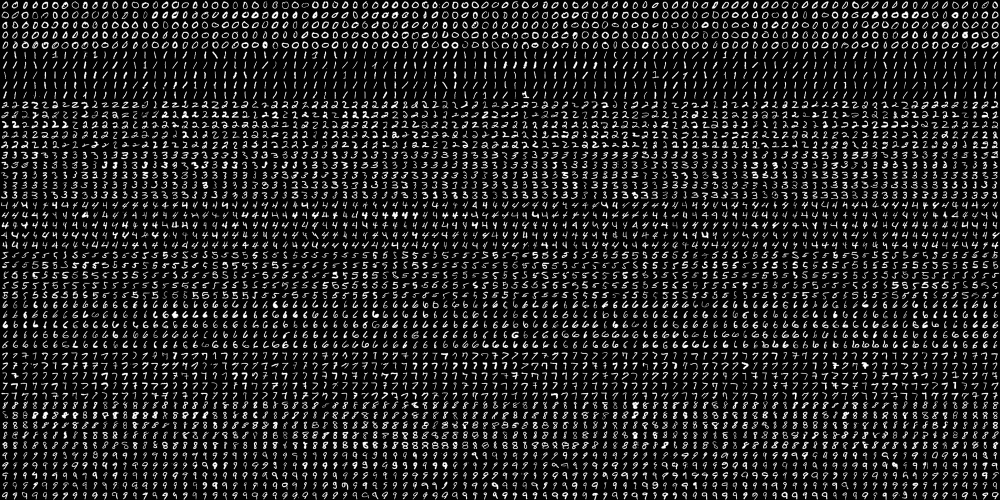
#> input picture digits.png, 2000 x 1000 px (shown at 1/2 size)
$ python numbers_detection.py
#> lines starting #> are read from the running program, lines starting #| are printed output that depends on the picture; after the words box and inside, x2 and y2 are one past the last pixel; in counts of white or black regions, pixels touching at a corner belong together; pictures that were not available may be replaced by others from this repository, and a replacement may not be noted
### functions.py
import cv2
import numpy as np

def x_cord_contour(contour):
    """ X coordinate of bounding box of contour"""
     # x,y refers to top left corner
    (x, y, w, h) = cv2.boundingRect(contour)
    return x

# [5 lines left out: function sort_contours_size, not called in this run]

def sort_contours_x_cord(cnts):
    """ Sort contours based on their position"""
    cnts_x_cord = [x_cord_contour(contour) for contour in cnts if x_cord_contour(contour) > 0]
    (cnts_x_cord, cnts) = zip(*sorted(zip(cnts_x_cord, cnts), key=lambda tup: tup[0], reverse=False))
    return cnts_x_cord, cnts

def doOverlap(xl1, yl1, xr1, yr1, xl2, yl2, xr2, yr2):
    """ Boolean for intersecting rectangles
    l1: Top Left coordinate of first rectangle.
    r1: Bottom Right coordinate of first rectangle.
    l2: Top Left coordinate of second rectangle.
    r2: Bottom Right coordinate of second rectangle."""
    # If one rectangle is on left side of other
    if(xl1 >= xr2 or xl2 >= xr1):
        return False
    # If one rectangle is above other
    if(yl1 <= yr2 or yl2 <= yr1):
        return False
    return True


def merge_overlapping_rectangles(xl1, yl1, xr1, yr1, xl2, yl2, xr2, yr2):
    """Returns the coordinates (botton left x,y)  and w, h of merged rectangle """
    inter = doOverlap(xl1, yl1, xr1, yr1, xl2, yl2, xr2, yr2)
    x = min(xl1, xl2)
    y = min(yr1, yr2)
    w = max(xr1, xr2) - x
    h = max(yl1, yl2) - y
    return x, y, w, h


def relevant_rectangles(contours):

    # Create empty array to store final rectangles
    rectangles = []
    # Sort by position
    cnts_x_cord, cnts = sort_contours_x_cord(contours)
    # Add a vertical pad to secure overlap of some rectangles with similar x coord.
    # The padding is chosen as half the maximum rectangle found
    rect_array = np.asarray([cv2.boundingRect(contour) for contour in cnts])
    vertical_pad = int(max(rect_array[:, 3]) / 2)

    for index, c in enumerate(cnts[:-1]):

        # Coordinates of current rectangle.
        (x1, y1, w1, h1) = cv2.boundingRect(cnts[index])
        xl1, yl1, xr1, yr1 = x1, y1+h1, x1+w1, y1
        # Coordinates of the next rectangle
        (x2, y2, w2, h2) = cv2.boundingRect(cnts[index+1])
        xl2, yl2, xr2, yr2 = x2, y2+h2, x2+w2, y2

        # Check if current and next overlap
        inter = doOverlap(xl1, yl1 + vertical_pad, xr1, yr1, xl2, yl2 + vertical_pad, xr2, yr2)
        if inter==True:
            # Update current rectangle
            x1, y1, w1, h1 = merge_overlapping_rectangles(xl1, yl1, xr1, yr1, xl2, yl2, xr2, yr2)
            xl1,yl1, xr1, yr1 = x1, y1+h1, x1+w1, y1

            if index > 0:
                # check with previous rectangle on the list
                x0, y0, w0, h0 = rectangles[len(rectangles) - 1]
                xl0, yl0, xr0, yr0 = x0, y0+h0, x0+w0, y0

                inter_previous = doOverlap(xl1, yl1 + vertical_pad, xr1, yr1, xl0, yl0, xr0, yr0)
                if inter_previous == True:
                    # Update current rectangle
                    x1, y1, w1, h1 = merge_overlapping_rectangles(xl0, yl0, xr0, yr0, xl1, yl1, xr1, yr1)
                    # Remove the previous rectangle (x0,y0,w0,h0) from the list
                    rectangles = rectangles[:-1]
            # add current rectangle to list
            rectangles.append((x1, y1, w1, h1))

        elif index==0:
            rectangles.append((x1, y1, w1, h1))

        # if current and next don't overlap
        else:
            # check with previous rectangle on the list
            x0, y0, w0, h0 = rectangles[len(rectangles) - 1]
            xl0, yl0, xr0, yr0 = x0, y0+h0, x0+w0, y0

            inter_previous = doOverlap(xl1, yl1 + vertical_pad, xr1, yr1, xl0, yl0, xr0, yr0)
            if inter_previous == True:
                # Update current rectangle
                x1, y1, w1, h1 = merge_overlapping_rectangles(xl0, yl0, xr0, yr0, xl1, yl1, xr1, yr1)
                # Remove the previous rectangle (x0,y0,w0,h0) from the list
                rectangles = rectangles[:-1]
            # add current rectangle to list
            rectangles.append((x1, y1, w1, h1))

            # take care of last contour
            if index == len(cnts) - 2:
                (x1, y1, w1, h1) = cv2.boundingRect(cnts[index + 1])
                rectangles.append((x1, y1, w1, h1))

    return rectangles


### numbers_detection.py
import cv2
import numpy as np
from functions import sort_contours_x_cord, relevant_rectangles


######## KNN block#############
# Let's take a look at our digits dataset
image = cv2.imread('digits.png')
#> image is the input picture: shape (1000, 2000, 3); min 0, max 255, mean 33.8
gray = cv2.cvtColor(image, cv2.COLOR_BGR2GRAY)
small = cv2.pyrDown(image)

# Split the image to 5000 cells, each 20x20 size
# This gives us a 4-dim array: 50 x 100 x 20 x 20
cells = [np.hsplit(row,100) for row in np.vsplit(gray,50)]
#> cells = 50 items

# Convert the List data type to Numpy Array of shape (50,100,20,20)
x = np.array(cells)
print ("The shape of our cells array: " + str(x.shape))
#| The shape of our cells array: (50, 100, 20, 20)

# Split the full data set into two segments
# One will be used fro Training the model, the other as a test data set
train = x[:,:70].reshape(-1,400).astype(np.float32) # Size = (3500,400)
test = x[:,70:100].reshape(-1,400).astype(np.float32) # Size = (1500,400)
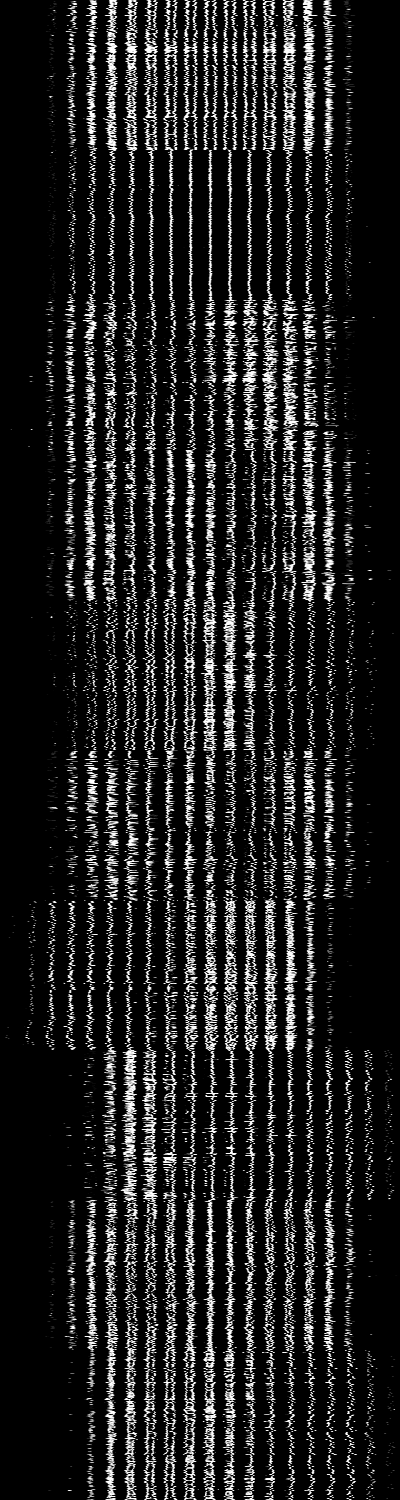
#> test: shape (1500, 400) float32; min 0, max 255, mean 33.8

# Create labels for train and test data
k = [0,1,2,3,4,5,6,7,8,9]
train_labels = np.repeat(k,350)[:,np.newaxis]
test_labels = np.repeat(k,150)[:,np.newaxis]

# Initiate kNN, train the data, then test it with test data for k=3
knn = cv2.ml.KNearest_create()
knn.train(train, cv2.ml.ROW_SAMPLE,train_labels)
ret, result, neighbors, distance = knn.findNearest(test, k=3)
#> ret = 0; result = 1500 values, max 9 at index 546, min 0 at index 0, mean 4.46; neighbors = 1500 rows, first 8: [0, 0, 0], [0, 0, 0], [0, 0, 0], [0, 0, 0], [0, 0, 0], [0, 0, 0], [0, 0, 0], [0, 0, 0]; distance = 1500 rows, first 8: [771799, 787246, 821341], [916008, 1053323, 1083589], [452262, 472470, 523199], [699510, 717288, 728714], [506154, 571763, 631203], [630256, 699302, 711550], [688307, 697413, 722577], [629131, 681500, 744434]

# Now we check the accuracy of classification
# For that, compare the result with test_labels and check which are wrong
matches = result == test_labels
correct = np.count_nonzero(matches)
#> correct = 1402
accuracy = correct * (100.0 / result.size)
#> accuracy = 93.47
print("Accuracy is = %.2f" % accuracy + "%")
#| Accuracy is = 93.47%


##################################
PATH_DIRECTORY = '/Users/sebastianrestrepo/Documents/AI/Camera_calculator/'

#video = cv2.VideoCapture(0)
#video = cv2.VideoCapture(PATH_DIRECTORY + 'Test_videos/test1.avi')
video = cv2.VideoCapture(PATH_DIRECTORY + 'Test_videos/IMG_2450.mov')
width = int(video.get(cv2.CAP_PROP_FRAME_WIDTH) + 0.5)
height = int(video.get(cv2.CAP_PROP_FRAME_HEIGHT) + 0.5)
size = (width, height)
image_center = (int(width / 2), int(height / 2))
rect_coord1 = (int(width/3), int(height / 3))
rect_coord2 = (int(width * 3/4), int(height * 2 / 3))
delta = 6
# Define the codec and create VideoWriter object
#fourcc = cv2.VideoWriter_fourcc(*'DIVX')
#out = cv2.VideoWriter(PATH_DIRECTORY + 'video_output.avi',fourcc, 10.0, size)

if video.isOpened():
    while True:
        check, frame = video.read()
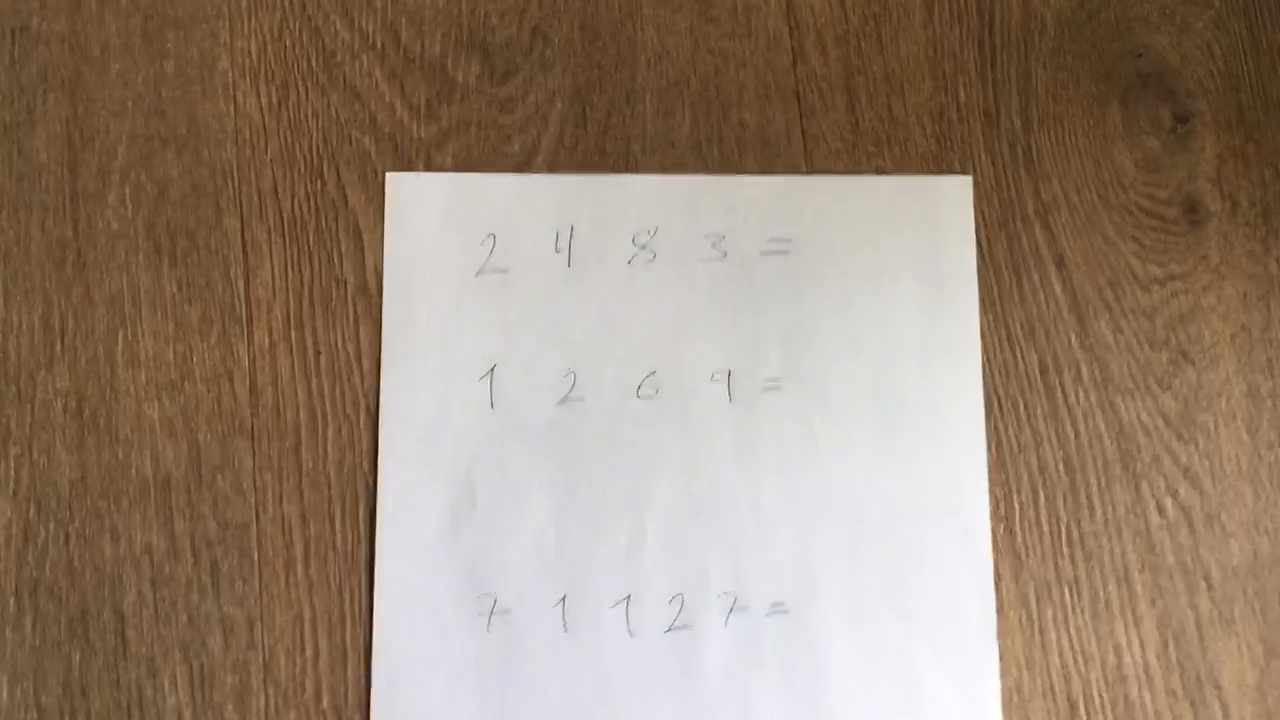
#> input picture frame 43 of Test_videos/IMG_2449.mov, 1280 x 720 px, given in place of IMG_2450.mov, which was not available
#> frame is the input picture: shape (720, 1280, 3); mean B, G, R 117.5, 135, 153.9
        if check:

            # Select roi from frame. Delta is to avoid selecting the displaying rectangle as a contour
            image = frame[rect_coord1[1] + delta :rect_coord2[1]+ delta, rect_coord1[0]+ delta:rect_coord2[0]+ delta]
#> image: shape (240, 534, 3)


            cv2.rectangle(frame, rect_coord1, rect_coord2, (80, 205, 255), 4)
#> frame: shape (720, 1280, 3); 0.84% of pixels changed, all inside (x1, y1, x2, y2) = (424, 238, 963, 483)

            gray = cv2.cvtColor(image,cv2.COLOR_BGR2GRAY)
#> gray: shape (240, 534)
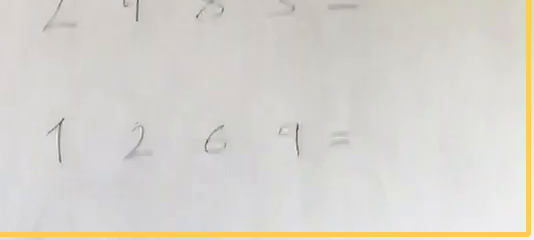
#> image: shape (240, 534, 3); mean B, G, R 206.1, 212.1, 215.5
            # Blur image then find edges using Canny
            blurred = cv2.GaussianBlur(gray, (7, 7), 0)
            binary = cv2.adaptiveThreshold(blurred, 255, cv2.ADAPTIVE_THRESH_GAUSSIAN_C,\
                        cv2.THRESH_BINARY, 11, 2)
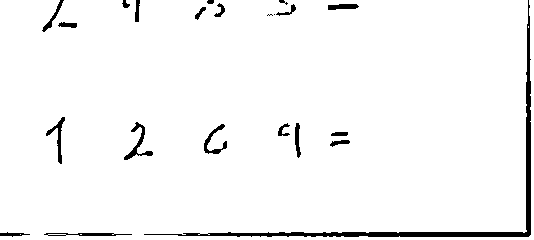
#> binary: shape (240, 534); 96.5% white; 22 black regions (2 under 20 px), largest, box (x1, y1, x2, y2) and area: (144, 0, 531, 237) 2442, (124, 122, 153, 160) 258, (46, 117, 65, 164) 216
            edged = cv2.Canny(binary, 2, 90)  # https://docs.opencv.org/master/da/d22/tutorial_py_canny.html
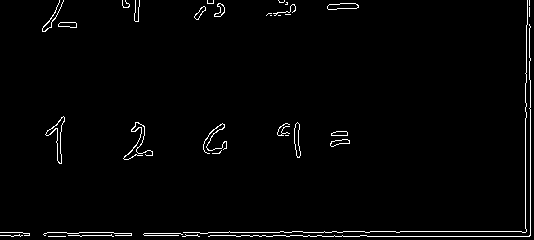
#> edged: shape (240, 534); 2% white in thin lines or dots
            # canny is an edge detection algorithm based on the gradients of the image

            # Find Contours
            contours, _ = cv2.findContours(edged.copy(), cv2.RETR_EXTERNAL, cv2.CHAIN_APPROX_SIMPLE)
#> contours = 35 contours, 25 with area under 20; largest, box (x1, y1, x2, y2) and area: (45, 116, 65, 164) 218, (327, 3, 359, 10) 145, (294, 122, 301, 158) 132, (58, 22, 77, 28) 76, (330, 139, 350, 147) 74

            if len(contours) < 50 and len(contours) > 3 :
                # sort contours by position
                cnts_x_cord, cnts = sort_contours_x_cord(contours)
#> in sort_contours_x_cord, `cnts_x_cord = [x_cord_contour(contour) for contour in cnts if x_cord_c..`: cnts_x_cord = 33 values, max 529 at index 20, min 42 at index 32, mean 220.2
#> in sort_contours_x_cord, `(cnts_x_cord, cnts) = zip(*sorted(zip(cnts_x_cord, cnts), key=lambda t..`: cnts_x_cord = 33 values from 42 to 529; cnts = 33 contours, 23 with area under 20; largest, box (x1, y1, x2, y2) and area: (45, 116, 65, 164) 218, (327, 3, 359, 10) 145, (294, 122, 301, 158) 132, (58, 22, 77, 28) 76, (330, 139, 350, 147) 74
#> cnts_x_cord = 33 values from 42 to 529

                rect_list = relevant_rectangles(cnts)
#> in sort_contours_x_cord (call 2), `(cnts_x_cord, cnts) = zip(*sorted(zip(cnts_x_cord, cnts), key=lambda t..`: cnts_x_cord = 31 values from 43 to 529; cnts = 31 contours, 22 with area under 20; largest, box (x1, y1, x2, y2) and area: (45, 116, 65, 164) 218, (327, 3, 359, 10) 145, (294, 122, 301, 158) 132, (58, 22, 77, 28) 76, (330, 139, 350, 147) 74
#> in relevant_rectangles, `cnts_x_cord, cnts = sort_contours_x_cord(contours)`: cnts_x_cord = 31 values from 43 to 529
#> in relevant_rectangles, `rect_array = np.asarray([cv2.boundingRect(contour) for contour in cnts])`: rect_array = 31 rows, first 6: [123, 122, 30, 38], [45, 116, 20, 48], [48, 236, 18, 1], [270, 15, 2, 1], [68, 234, 46, 3], [183, 0, 345, 234]
#> in relevant_rectangles, `vertical_pad = int(max(rect_array[:, 3]) / 2)`: vertical_pad = 117
#> the loop in relevant_rectangles, `for index, c in enumerate(cnts[:-1]):` made 30 passes
#> c on pass 3: [[48, 236], [65, 236]]
                #print(rect_list)
                numbers_list = []
                for (x, y, w, h) in rect_list:
                    #cv2.rectangle(frame, (x, y), (x+w, y+h), (0, 255, 0), 2)
                    if w >= 5 and h >= 5:
                        roi = blurred[y:y + h, x:x + w]
                        # [4 lines of commented-out code are left out]
                        ret, roi = cv2.threshold(roi, 0, 255, cv2.THRESH_BINARY_INV+cv2.THRESH_OTSU)
                        #cv2.imshow("roi2", roi)
                        final = cv2.resize(roi,(20,20), interpolation=cv2.INTER_AREA)

                        #cv2.imshow("final", final)
                        #cv2.imshow("final2", final2)
                        #cv2.waitKey(0)
                        final_array = final.reshape((1,400))
                        final_array = final_array.astype(np.float32)
                        ret, result, neighbours, dist = knn.findNearest(final_array, k=3)


                        number = str(int(float(result[0])))
                        # draw a rectangle around the digit, the show what the
                        # digit was classified as
                        #cv2.rectangle(image, (x, y), (x + w, y + h), (0, 0, 255), 2)
                        cv2.rectangle(frame, (x+rect_coord1[0], y+rect_coord1[1]), (x+rect_coord1[0]+w, y+rect_coord1[1]+h), (0, 255, 0), 2)
                        cv2.putText(frame, number, (x + rect_coord1[0] , rect_coord1[1] + 200), cv2.FONT_HERSHEY_COMPLEX, 2, (255, 0, 0), 2)
                        #cv2.imshow("Color Frame", image)
                        numbers_list.append(float(number))
#> this loop made 29 passes
#> (x, y, w, h) on passes 1 to 12: (123, 122, 30, 38), (45, 116, 21, 121), (270, 15, 2, 1), (68, 234, 46, 3), (183, 0, 345, 234), (134, 0, 6, 22), (143, 233, 40, 3), (0, 234, 23, 3), (331, 131, 17, 5), (277, 123, 13, 13), (203, 123, 24, 31), (207, 0, 7, 4)
#> frame: shape (720, 1280, 3); mean B, G, R 114.7, 134.3, 150.8
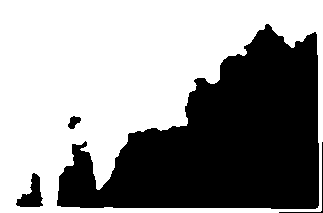
#> roi: shape (213, 323); 58.1% white; 4 black regions, box (x1, y1, x2, y2) and area: (57, 24, 319, 209) 28165, (16, 173, 43, 207) 467, (279, 142, 323, 213) 115, (68, 116, 81, 129) 104

                suma = "=" + str(sum(numbers_list))
                cv2.putText(frame, suma, (rect_coord2[0] + 10 , rect_coord1[1] + 100), cv2.FONT_HERSHEY_COMPLEX, 2, (255, 0, 0), 2)
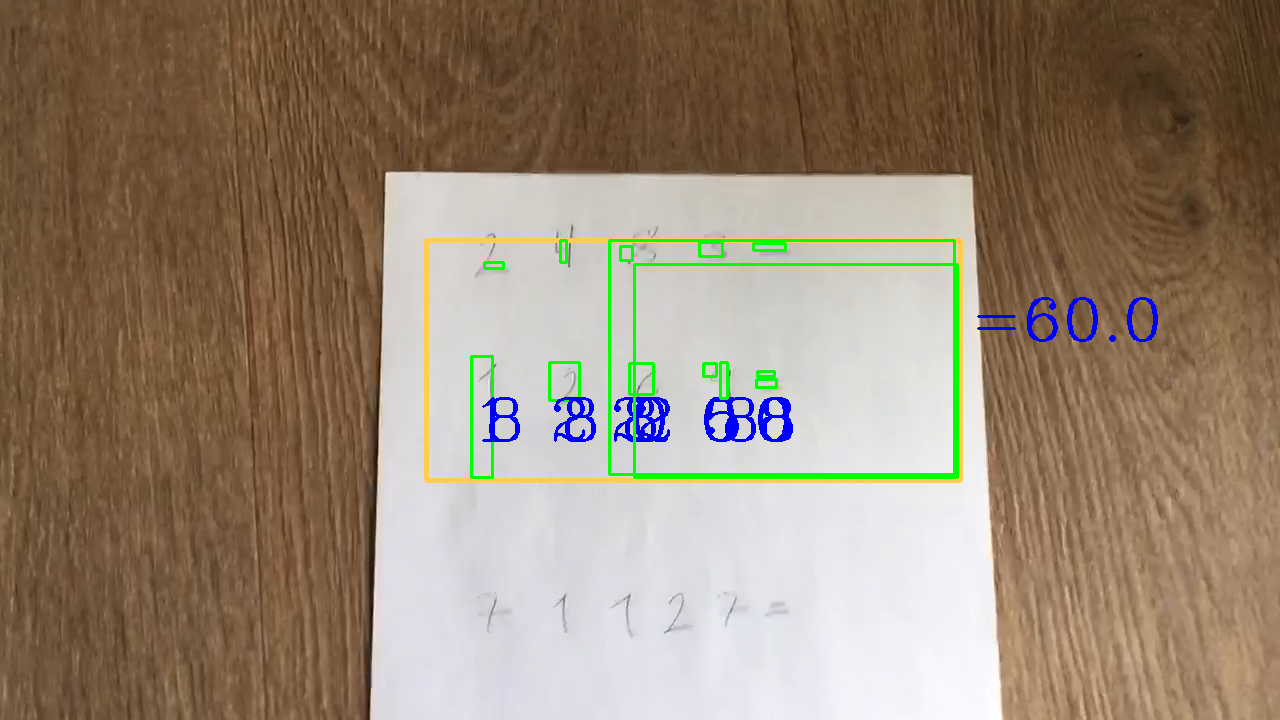
#> frame: shape (720, 1280, 3); mean B, G, R 115, 134.1, 150.5
                # [7 lines of commented-out code are left out]


            cv2.imshow('Color Frame', frame)
            cv2.imshow('Color Frame 2', edged)
            key = cv2.waitKey(50)
#> (key q is pressed here)

             # write the frame
            #out.write(frame)

            if key == ord('q'):
                break
        else:
            print('Frame not available')
            print(video.isOpened())
else:
    print("video not opened")

video.release()
#out.release()
cv2.destroyAllWindows()
